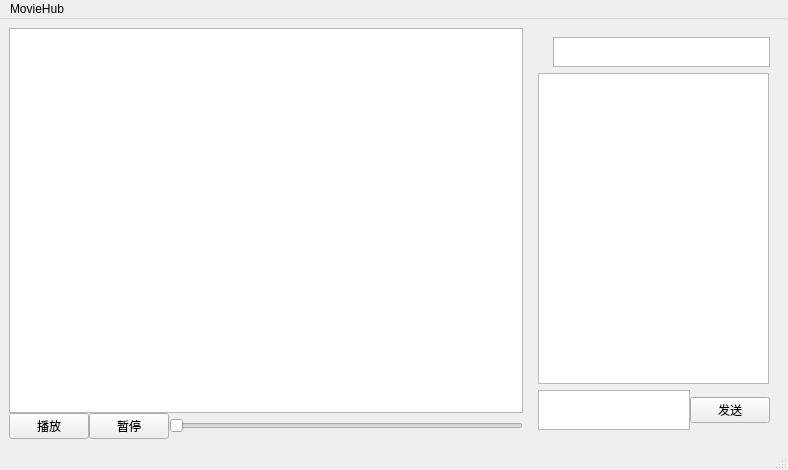
<?xml version="1.0" encoding="UTF-8"?>
<ui version="4.0">
 <class>MainWindow</class>
 <widget class="QMainWindow" name="MainWindow">
  <property name="geometry">
   <rect>
    <x>0</x>
    <y>0</y>
    <width>788</width>
    <height>470</height>
   </rect>
  </property>
  <property name="maximumSize">
   <size>
    <width>16777215</width>
    <height>16777215</height>
   </size>
  </property>
  <property name="windowTitle">
   <string>MainWindow</string>
  </property>
  <widget class="QWidget" name="centralwidget">
   <layout class="QHBoxLayout" name="horizontalLayout_4">
    <item>
     <widget class="QWidget" name="moviePlayer" native="true">
      <layout class="QVBoxLayout" name="verticalLayout_2">
       <property name="spacing">
        <number>0</number>
       </property>
       <property name="leftMargin">
        <number>0</number>
       </property>
       <property name="topMargin">
        <number>0</number>
       </property>
       <property name="rightMargin">
        <number>0</number>
       </property>
       <property name="bottomMargin">
        <number>0</number>
       </property>
       <item>
        <widget class="QGraphicsView" name="graphicsView"/>
       </item>
       <item>
        <widget class="QWidget" name="widget_3" native="true">
         <layout class="QHBoxLayout" name="horizontalLayout_3">
          <property name="spacing">
           <number>0</number>
          </property>
          <property name="leftMargin">
           <number>0</number>
          </property>
          <property name="topMargin">
           <number>0</number>
          </property>
          <property name="rightMargin">
           <number>0</number>
          </property>
          <property name="bottomMargin">
           <number>0</number>
          </property>
          <item>
           <widget class="QPushButton" name="playBtn">
            <property name="text">
             <string>播放</string>
            </property>
           </widget>
          </item>
          <item>
           <widget class="QPushButton" name="stopBtn">
            <property name="text">
             <string>暂停</string>
            </property>
           </widget>
          </item>
          <item>
           <widget class="QSlider" name="horizontalSlider">
            <property name="orientation">
             <enum>Qt::Horizontal</enum>
            </property>
           </widget>
          </item>
         </layout>
        </widget>
       </item>
      </layout>
     </widget>
    </item>
    <item>
     <widget class="QStackedWidget" name="rightWidget">
      <property name="maximumSize">
       <size>
        <width>250</width>
        <height>16777215</height>
       </size>
      </property>
      <property name="currentIndex">
       <number>1</number>
      </property>
      <widget class="QWidget" name="homePage">
       <layout class="QGridLayout" name="gridLayout_3">
        <item row="3" column="2">
         <widget class="QPushButton" name="addRelationsBtn">
          <property name="text">
           <string>添加</string>
          </property>
         </widget>
        </item>
        <item row="2" column="2">
         <widget class="QPushButton" name="logoffBtn">
          <property name="text">
           <string>注销</string>
          </property>
         </widget>
        </item>
        <item row="2" column="1">
         <widget class="QPushButton" name="logoutBtn">
          <property name="text">
           <string>退出</string>
          </property>
         </widget>
        </item>
        <item row="3" column="1">
         <widget class="QPushButton" name="registerGroupBtn">
          <property name="text">
           <string>注册群聊</string>
          </property>
         </widget>
        </item>
        <item row="0" column="1" colspan="2">
         <widget class="QTextBrowser" name="baseInfo">
          <property name="sizePolicy">
           <sizepolicy hsizetype="Expanding" vsizetype="Fixed">
            <horstretch>0</horstretch>
            <verstretch>0</verstretch>
           </sizepolicy>
          </property>
          <property name="minimumSize">
           <size>
            <width>0</width>
            <height>40</height>
           </size>
          </property>
          <property name="maximumSize">
           <size>
            <width>258</width>
            <height>50</height>
           </size>
          </property>
         </widget>
        </item>
        <item row="1" column="1" colspan="2">
         <widget class="QListWidget" name="userInfo">
          <property name="enabled">
           <bool>true</bool>
          </property>
         </widget>
        </item>
       </layout>
      </widget>
      <widget class="QWidget" name="chatRoom">
       <layout class="QVBoxLayout" name="verticalLayout">
        <item>
         <widget class="QWidget" name="statusBar" native="true">
          <property name="sizePolicy">
           <sizepolicy hsizetype="Preferred" vsizetype="Fixed">
            <horstretch>0</horstretch>
            <verstretch>0</verstretch>
           </sizepolicy>
          </property>
          <property name="minimumSize">
           <size>
            <width>0</width>
            <height>30</height>
           </size>
          </property>
          <property name="maximumSize">
           <size>
            <width>250</width>
            <height>30</height>
           </size>
          </property>
          <layout class="QHBoxLayout" name="horizontalLayout">
           <property name="spacing">
            <number>0</number>
           </property>
           <property name="leftMargin">
            <number>0</number>
           </property>
           <property name="topMargin">
            <number>0</number>
           </property>
           <property name="rightMargin">
            <number>0</number>
           </property>
           <property name="bottomMargin">
            <number>0</number>
           </property>
           <item>
            <widget class="ReturnBtn" name="returnBtn" native="true">
             <property name="sizePolicy">
              <sizepolicy hsizetype="Fixed" vsizetype="Expanding">
               <horstretch>0</horstretch>
               <verstretch>0</verstretch>
              </sizepolicy>
             </property>
             <property name="minimumSize">
              <size>
               <width>15</width>
               <height>15</height>
              </size>
             </property>
             <property name="maximumSize">
              <size>
               <width>15</width>
               <height>15</height>
              </size>
             </property>
             <property name="styleSheet">
              <string notr="true"/>
             </property>
            </widget>
           </item>
           <item>
            <widget class="QTextBrowser" name="chatName">
             <property name="sizePolicy">
              <sizepolicy hsizetype="Preferred" vsizetype="Expanding">
               <horstretch>0</horstretch>
               <verstretch>0</verstretch>
              </sizepolicy>
             </property>
            </widget>
           </item>
          </layout>
         </widget>
        </item>
        <item>
         <widget class="QListWidget" name="chatHistory">
          <property name="minimumSize">
           <size>
            <width>231</width>
            <height>0</height>
           </size>
          </property>
          <property name="maximumSize">
           <size>
            <width>231</width>
            <height>16777215</height>
           </size>
          </property>
         </widget>
        </item>
        <item>
         <widget class="QWidget" name="sendWidget" native="true">
          <property name="enabled">
           <bool>true</bool>
          </property>
          <property name="maximumSize">
           <size>
            <width>250</width>
            <height>40</height>
           </size>
          </property>
          <layout class="QHBoxLayout" name="horizontalLayout_2">
           <property name="spacing">
            <number>0</number>
           </property>
           <property name="leftMargin">
            <number>0</number>
           </property>
           <property name="topMargin">
            <number>0</number>
           </property>
           <property name="rightMargin">
            <number>0</number>
           </property>
           <property name="bottomMargin">
            <number>0</number>
           </property>
           <item>
            <widget class="QPlainTextEdit" name="sendBuf">
             <property name="maximumSize">
              <size>
               <width>258</width>
               <height>40</height>
              </size>
             </property>
            </widget>
           </item>
           <item>
            <widget class="QPushButton" name="sendBtn">
             <property name="text">
              <string>发送</string>
             </property>
            </widget>
           </item>
          </layout>
         </widget>
        </item>
       </layout>
      </widget>
     </widget>
    </item>
   </layout>
  </widget>
  <widget class="QMenuBar" name="menubar">
   <property name="geometry">
    <rect>
     <x>0</x>
     <y>0</y>
     <width>788</width>
     <height>25</height>
    </rect>
   </property>
   <widget class="QMenu" name="menuMovieHub">
    <property name="title">
     <string>MovieHub</string>
    </property>
   </widget>
   <addaction name="menuMovieHub"/>
  </widget>
  <widget class="QStatusBar" name="statusbar"/>
 </widget>
 <customwidgets>
  <customwidget>
   <class>ReturnBtn</class>
   <extends>QWidget</extends>
   <header>returnbtn.h</header>
   <container>1</container>
  </customwidget>
 </customwidgets>
 <resources/>
 <connections/>
</ui>
